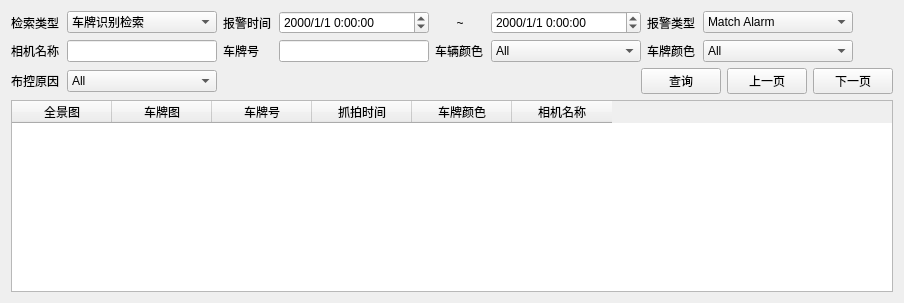
           <widget class="QWidget" name="tab_2">
            <attribute name="title">
             <string>车牌识别_车牌抓拍检索</string>
            </attribute>
            <layout class="QVBoxLayout" name="verticalLayout_16">
             <item>
              <layout class="QHBoxLayout" name="horizontalLayout_40">
               <item>
                <widget class="QLabel" name="label_47">
                 <property name="minimumSize">
                  <size>
                   <width>50</width>
                   <height>0</height>
                  </size>
                 </property>
                 <property name="text">
                  <string>检索类型</string>
                 </property>
                </widget>
               </item>
               <item>
                <widget class="QComboBox" name="plateRecordSearchTypeCmbBox">
                 <property name="minimumSize">
                  <size>
                   <width>150</width>
                   <height>0</height>
                  </size>
                 </property>
                 <property name="maximumSize">
                  <size>
                   <width>150</width>
                   <height>16777215</height>
                  </size>
                 </property>
                 <item>
                  <property name="text">
                   <string>车牌识别检索</string>
                  </property>
                 </item>
                 <item>
                  <property name="text">
                   <string>车牌抓拍检索</string>
                  </property>
                 </item>
                </widget>
               </item>
               <item>
                <widget class="QLabel" name="label_45">
                 <property name="minimumSize">
                  <size>
                   <width>50</width>
                   <height>0</height>
                  </size>
                 </property>
                 <property name="text">
                  <string>报警时间</string>
                 </property>
                </widget>
               </item>
               <item>
                <widget class="QDateTimeEdit" name="plateAlarmSearchBeginTimeDTEdit">
                 <property name="minimumSize">
                  <size>
                   <width>150</width>
                   <height>0</height>
                  </size>
                 </property>
                 <property name="maximumSize">
                  <size>
                   <width>150</width>
                   <height>16777215</height>
                  </size>
                 </property>
                 <property name="displayFormat">
                  <string>yyyy/M/d H:mm:ss</string>
                 </property>
                </widget>
               </item>
               <item>
                <widget class="QLabel" name="label_46">
                 <property name="minimumSize">
                  <size>
                   <width>50</width>
                   <height>0</height>
                  </size>
                 </property>
                 <property name="maximumSize">
                  <size>
                   <width>10</width>
                   <height>16777215</height>
                  </size>
                 </property>
                 <property name="text">
                  <string>~</string>
                 </property>
                 <property name="alignment">
                  <set>Qt::AlignCenter</set>
                 </property>
                </widget>
               </item>
               <item>
                <widget class="QDateTimeEdit" name="plateAlarmSearchEndTimeDTEdit">
                 <property name="minimumSize">
                  <size>
                   <width>150</width>
                   <height>0</height>
                  </size>
                 </property>
                 <property name="maximumSize">
                  <size>
                   <width>150</width>
                   <height>16777215</height>
                  </size>
                 </property>
                 <property name="displayFormat">
                  <string>yyyy/M/d H:mm:ss</string>
                 </property>
                </widget>
               </item>
               <item>
                <widget class="QLabel" name="label_44">
                 <property name="minimumSize">
                  <size>
                   <width>50</width>
                   <height>0</height>
                  </size>
                 </property>
                 <property name="text">
                  <string>报警类型</string>
                 </property>
                </widget>
               </item>
               <item>
                <widget class="QComboBox" name="plateAlarmTypeCmbBox">
                 <property name="minimumSize">
                  <size>
                   <width>150</width>
                   <height>0</height>
                  </size>
                 </property>
                 <property name="maximumSize">
                  <size>
                   <width>150</width>
                   <height>16777215</height>
                  </size>
                 </property>
                 <item>
                  <property name="text">
                   <string>Match Alarm</string>
                  </property>
                 </item>
                 <item>
                  <property name="text">
                   <string>Not Match Alarm</string>
                  </property>
                 </item>
                </widget>
               </item>
               <item>
                <spacer name="horizontalSpacer_11">
                 <property name="orientation">
                  <enum>Qt::Horizontal</enum>
                 </property>
                 <property name="sizeHint" stdset="0">
                  <size>
                   <width>40</width>
                   <height>20</height>
                  </size>
                 </property>
                </spacer>
               </item>
              </layout>
             </item>
             <item>
              <layout class="QHBoxLayout" name="horizontalLayout_41">
               <item>
                <widget class="QLabel" name="label_48">
                 <property name="minimumSize">
                  <size>
                   <width>50</width>
                   <height>0</height>
                  </size>
                 </property>
                 <property name="text">
                  <string>相机名称</string>
                 </property>
                </widget>
               </item>
               <item>
                <widget class="QLineEdit" name="plateSearchCameraNameLineEdit">
                 <property name="minimumSize">
                  <size>
                   <width>150</width>
                   <height>0</height>
                  </size>
                 </property>
                 <property name="maximumSize">
                  <size>
                   <width>150</width>
                   <height>16777215</height>
                  </size>
                 </property>
                </widget>
               </item>
               <item>
                <widget class="QLabel" name="label_49">
                 <property name="minimumSize">
                  <size>
                   <width>50</width>
                   <height>0</height>
                  </size>
                 </property>
                 <property name="text">
                  <string>车牌号</string>
                 </property>
                </widget>
               </item>
               <item>
                <widget class="QLineEdit" name="plateSearchPlateNoLineEdit">
                 <property name="minimumSize">
                  <size>
                   <width>150</width>
                   <height>0</height>
                  </size>
                 </property>
                 <property name="maximumSize">
                  <size>
                   <width>150</width>
                   <height>16777215</height>
                  </size>
                 </property>
                </widget>
               </item>
               <item>
                <widget class="QLabel" name="label_51">
                 <property name="minimumSize">
                  <size>
                   <width>50</width>
                   <height>0</height>
                  </size>
                 </property>
                 <property name="text">
                  <string>车辆颜色</string>
                 </property>
                </widget>
               </item>
               <item>
                <widget class="QComboBox" name="plateSearchVehicleColorCmbBox">
                 <property name="minimumSize">
                  <size>
                   <width>150</width>
                   <height>0</height>
                  </size>
                 </property>
                 <property name="maximumSize">
                  <size>
                   <width>150</width>
                   <height>16777215</height>
                  </size>
                 </property>
                 <property name="currentIndex">
                  <number>20</number>
                 </property>
                 <item>
                  <property name="text">
                   <string>Black</string>
                  </property>
                 </item>
                 <item>
                  <property name="text">
                   <string>White</string>
                  </property>
                 </item>
                 <item>
                  <property name="text">
                   <string>Gray</string>
                  </property>
                 </item>
                 <item>
                  <property name="text">
                   <string>Red</string>
                  </property>
                 </item>
                 <item>
                  <property name="text">
                   <string>Blue</string>
                  </property>
                 </item>
                 <item>
                  <property name="text">
                   <string>Yellow</string>
                  </property>
                 </item>
                 <item>
                  <property name="text">
                   <string>Orange</string>
                  </property>
                 </item>
                 <item>
                  <property name="text">
                   <string>Brown</string>
                  </property>
                 </item>
                 <item>
                  <property name="text">
                   <string>Green</string>
                  </property>
                 </item>
                 <item>
                  <property name="text">
                   <string>Purple</string>
                  </property>
                 </item>
                 <item>
                  <property name="text">
                   <string>Cyan</string>
                  </property>
                 </item>
                 <item>
                  <property name="text">
                   <string>Pink</string>
                  </property>
                 </item>
                 <item>
                  <property name="text">
                   <string>Transparent</string>
                  </property>
                 </item>
                 <item>
                  <property name="text">
                   <string>Silvery White</string>
                  </property>
                 </item>
                 <item>
                  <property name="text">
                   <string>Dark</string>
                  </property>
                 </item>
                 <item>
                  <property name="text">
                   <string>Light</string>
                  </property>
                 </item>
                 <item>
                  <property name="text">
                   <string>No Color</string>
                  </property>
                 </item>
                 <item>
                  <property name="text">
                   <string>Yellow&amp;Green</string>
                  </property>
                 </item>
                 <item>
                  <property name="text">
                   <string>Gradated Green</string>
                  </property>
                 </item>
                 <item>
                  <property name="text">
                   <string>Other</string>
                  </property>
                 </item>
                 <item>
                  <property name="text">
                   <string>All</string>
                  </property>
                 </item>
                </widget>
               </item>
               <item>
                <widget class="QLabel" name="label_52">
                 <property name="minimumSize">
                  <size>
                   <width>50</width>
                   <height>0</height>
                  </size>
                 </property>
                 <property name="text">
                  <string>车牌颜色</string>
                 </property>
                </widget>
               </item>
               <item>
                <widget class="QComboBox" name="plateSearchPlateColorCmbBox">
                 <property name="minimumSize">
                  <size>
                   <width>150</width>
                   <height>0</height>
                  </size>
                 </property>
                 <property name="maximumSize">
                  <size>
                   <width>150</width>
                   <height>16777215</height>
                  </size>
                 </property>
                 <property name="currentIndex">
                  <number>20</number>
                 </property>
                 <item>
                  <property name="text">
                   <string>Black</string>
                  </property>
                 </item>
                 <item>
                  <property name="text">
                   <string>White</string>
                  </property>
                 </item>
                 <item>
                  <property name="text">
                   <string>Gray</string>
                  </property>
                 </item>
                 <item>
                  <property name="text">
                   <string>Red</string>
                  </property>
                 </item>
                 <item>
                  <property name="text">
                   <string>Blue</string>
                  </property>
                 </item>
                 <item>
                  <property name="text">
                   <string>Yellow</string>
                  </property>
                 </item>
                 <item>
                  <property name="text">
                   <string>Orange</string>
                  </property>
                 </item>
                 <item>
                  <property name="text">
                   <string>Brown</string>
                  </property>
                 </item>
                 <item>
                  <property name="text">
                   <string>Green</string>
                  </property>
                 </item>
                 <item>
                  <property name="text">
                   <string>Purple</string>
                  </property>
                 </item>
                 <item>
                  <property name="text">
                   <string>Cyan</string>
                  </property>
                 </item>
                 <item>
                  <property name="text">
                   <string>Pink</string>
                  </property>
                 </item>
                 <item>
                  <property name="text">
                   <string>Transparent</string>
                  </property>
                 </item>
                 <item>
                  <property name="text">
                   <string>Silvery White</string>
                  </property>
                 </item>
                 <item>
                  <property name="text">
                   <string>Dark</string>
                  </property>
                 </item>
                 <item>
                  <property name="text">
                   <string>Light</string>
                  </property>
                 </item>
                 <item>
                  <property name="text">
                   <string>No Color</string>
                  </property>
                 </item>
                 <item>
                  <property name="text">
                   <string>Yellow&amp;Green</string>
                  </property>
                 </item>
                 <item>
                  <property name="text">
                   <string>Gradated Green</string>
                  </property>
                 </item>
                 <item>
                  <property name="text">
                   <string>Other</string>
                  </property>
                 </item>
                 <item>
                  <property name="text">
                   <string>All</string>
                  </property>
                 </item>
                </widget>
               </item>
               <item>
                <spacer name="horizontalSpacer_12">
                 <property name="orientation">
                  <enum>Qt::Horizontal</enum>
                 </property>
                 <property name="sizeHint" stdset="0">
                  <size>
                   <width>40</width>
                   <height>20</height>
                  </size>
                 </property>
                </spacer>
               </item>
              </layout>
             </item>
             <item>
              <layout class="QHBoxLayout" name="horizontalLayout_42">
               <item>
                <widget class="QLabel" name="label_50">
                 <property name="minimumSize">
                  <size>
                   <width>50</width>
                   <height>0</height>
                  </size>
                 </property>
                 <property name="text">
                  <string>布控原因</string>
                 </property>
                </widget>
               </item>
               <item>
                <widget class="QComboBox" name="plateSearchMonitorCauseCmbBox">
                 <property name="minimumSize">
                  <size>
                   <width>150</width>
                   <height>0</height>
                  </size>
                 </property>
                 <property name="currentIndex">
                  <number>5</number>
                 </property>
                 <item>
                  <property name="text">
                   <string>Robbed Vehicle</string>
                  </property>
                 </item>
                 <item>
                  <property name="text">
                   <string>Stolen Vehicle</string>
                  </property>
                 </item>
                 <item>
                  <property name="text">
                   <string>Suspect Vehicle</string>
                  </property>
                 </item>
                 <item>
                  <property name="text">
                   <string>Traffic Violation</string>
                  </property>
                 </item>
                 <item>
                  <property name="text">
                   <string>Emergency Control</string>
                  </property>
                 </item>
                 <item>
                  <property name="text">
                   <string>All</string>
                  </property>
                 </item>
                </widget>
               </item>
               <item>
                <spacer name="horizontalSpacer_10">
                 <property name="orientation">
                  <enum>Qt::Horizontal</enum>
                 </property>
                 <property name="sizeHint" stdset="0">
                  <size>
                   <width>40</width>
                   <height>20</height>
                  </size>
                 </property>
                </spacer>
               </item>
               <item>
                <widget class="QPushButton" name="plateRecogRecordSerachBtn">
                 <property name="text">
                  <string>查询</string>
                 </property>
                </widget>
               </item>
               <item>
                <widget class="QPushButton" name="plateRecogRecordPreviousSerachBtn">
                 <property name="text">
                  <string>上一页</string>
                 </property>
                </widget>
               </item>
               <item>
                <widget class="QPushButton" name="plateRecogRecordNextSerachBtn">
                 <property name="text">
                  <string>下一页</string>
                 </property>
                </widget>
               </item>
              </layout>
             </item>
             <item>
              <widget class="QTableWidget" name="plateSearchRecordInfoTabWgt">
               <column>
                <property name="text">
                 <string>全景图</string>
                </property>
               </column>
               <column>
                <property name="text">
                 <string>车牌图</string>
                </property>
               </column>
               <column>
                <property name="text">
                 <string>车牌号</string>
                </property>
               </column>
               <column>
                <property name="text">
                 <string>抓拍时间</string>
                </property>
               </column>
               <column>
                <property name="text">
                 <string>车牌颜色</string>
                </property>
               </column>
               <column>
                <property name="text">
                 <string>相机名称</string>
                </property>
               </column>
              </widget>
             </item>
            </layout>
           </widget>
